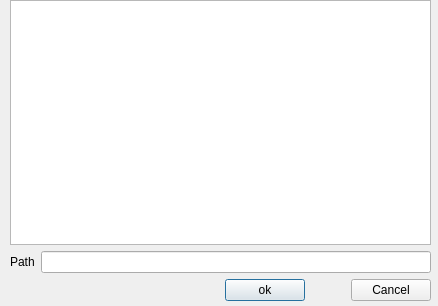
<?xml version="1.0" encoding="UTF-8"?>
<ui version="4.0">
 <class>GitInitDialog</class>
 <widget class="QDialog" name="GitInitDialog">
  <property name="geometry">
   <rect>
    <x>0</x>
    <y>0</y>
    <width>438</width>
    <height>306</height>
   </rect>
  </property>
  <property name="windowTitle">
   <string>Dialog</string>
  </property>
  <widget class="QWidget" name="">
   <property name="geometry">
    <rect>
     <x>10</x>
     <y>0</y>
     <width>421</width>
     <height>301</height>
    </rect>
   </property>
   <layout class="QVBoxLayout" name="verticalLayout">
    <item>
     <widget class="QTreeView" name="treeView"/>
    </item>
    <item>
     <layout class="QHBoxLayout" name="horizontalLayout_2">
      <item>
       <widget class="QLabel" name="label">
        <property name="text">
         <string>Path</string>
        </property>
        <property name="buddy">
         <cstring>lineEdit</cstring>
        </property>
       </widget>
      </item>
      <item>
       <widget class="QLineEdit" name="lineEdit"/>
      </item>
     </layout>
    </item>
    <item>
     <layout class="QHBoxLayout" name="horizontalLayout">
      <item>
       <spacer name="horizontalSpacer_2">
        <property name="orientation">
         <enum>Qt::Horizontal</enum>
        </property>
        <property name="sizeHint" stdset="0">
         <size>
          <width>40</width>
          <height>20</height>
         </size>
        </property>
       </spacer>
      </item>
      <item>
       <widget class="QPushButton" name="pushButton">
        <property name="text">
         <string>ok</string>
        </property>
       </widget>
      </item>
      <item>
       <spacer name="horizontalSpacer">
        <property name="orientation">
         <enum>Qt::Horizontal</enum>
        </property>
        <property name="sizeType">
         <enum>QSizePolicy::Fixed</enum>
        </property>
        <property name="sizeHint" stdset="0">
         <size>
          <width>40</width>
          <height>20</height>
         </size>
        </property>
       </spacer>
      </item>
      <item>
       <widget class="QPushButton" name="pushButton_2">
        <property name="text">
         <string>Cancel</string>
        </property>
       </widget>
      </item>
     </layout>
    </item>
   </layout>
  </widget>
  <action name="actionOkButton">
   <property name="text">
    <string>OkButton</string>
   </property>
   <property name="toolTip">
    <string>Confirm the path for new git repositiory</string>
   </property>
  </action>
 </widget>
 <resources/>
 <connections/>
</ui>
